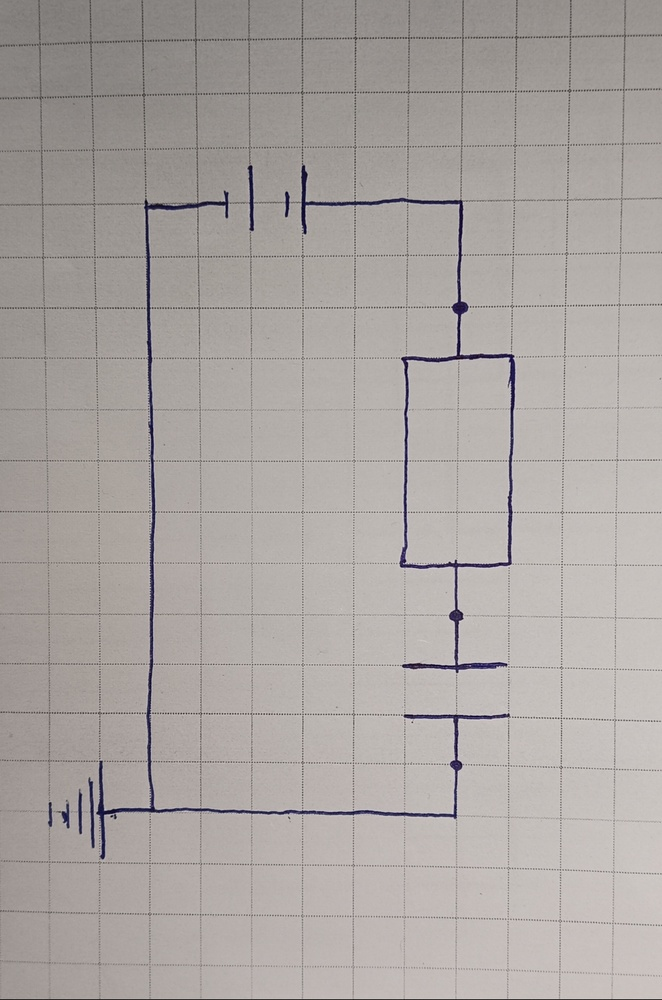
#> input picture data/raw/c2.jpeg, 662 x 1000 px, shrunk from 1820 x 2748 before the run
$ python main.py
#> lines starting #> are read from the running program, lines starting #| are printed output that depends on the picture; after the words box and inside, x2 and y2 are one past the last pixel; in counts of white or black regions, pixels touching at a corner belong together
### src/preprocess.py
import cv2
import numpy as np
from skimage.morphology import skeletonize
import os


def extract_skeleton(image_path, save_dir="data/skeleton", debug=True):
#> called with image_path = 'data/raw/c2.jpeg', save_dir = 'data/skeleton', debug = True
    img = cv2.imread(image_path)
#> img is the input picture: shape (1000, 662, 3); mean B, G, R 162.4, 165.4, 171.2
    if img is None:
        raise ValueError(f"❌ Image not found at {image_path}")

    debug_img = img.copy()

    os.makedirs(save_dir, exist_ok=True)

    # --------------------------------------------------
    # ✅ BEST GRAYSCALE VERSION (FOR ML / DEBUG)
    # Illumination normalization + CLAHE
    # --------------------------------------------------
    gray = cv2.cvtColor(img, cv2.COLOR_BGR2GRAY)
    bg = cv2.GaussianBlur(gray, (0, 0), sigmaX=25, sigmaY=25)
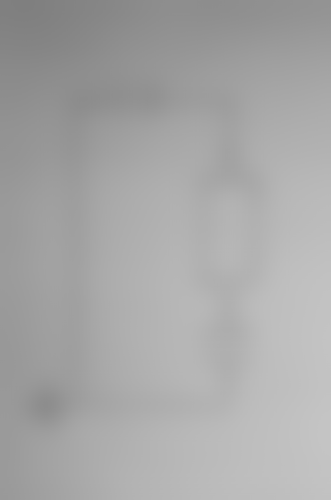
#> bg: shape (1000, 662) (shown at 1/2 size); min 127, max 196, mean 166.8
    norm = cv2.divide(gray, bg, scale=255)
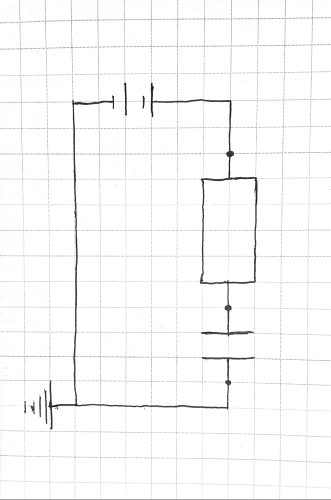
#> norm: shape (1000, 662) (shown at 1/2 size); min 7, max 255, mean 249.4

    clahe = cv2.createCLAHE(clipLimit=2.5, tileGridSize=(8, 8))
    best_gray = clahe.apply(norm)

    cv2.imwrite(os.path.join(save_dir, "gray.png"), best_gray)

    # --------------------------------------------------
    # 1. Blue ink mask
    # --------------------------------------------------
    hsv = cv2.cvtColor(img, cv2.COLOR_BGR2HSV)
#> hsv: shape (1000, 662, 3); mean H, S, V 15.5, 15.6, 171.6
    lower_blue = np.array([90, 50, 50])
    upper_blue = np.array([150, 255, 255])
    mask = cv2.inRange(hsv, lower_blue, upper_blue)
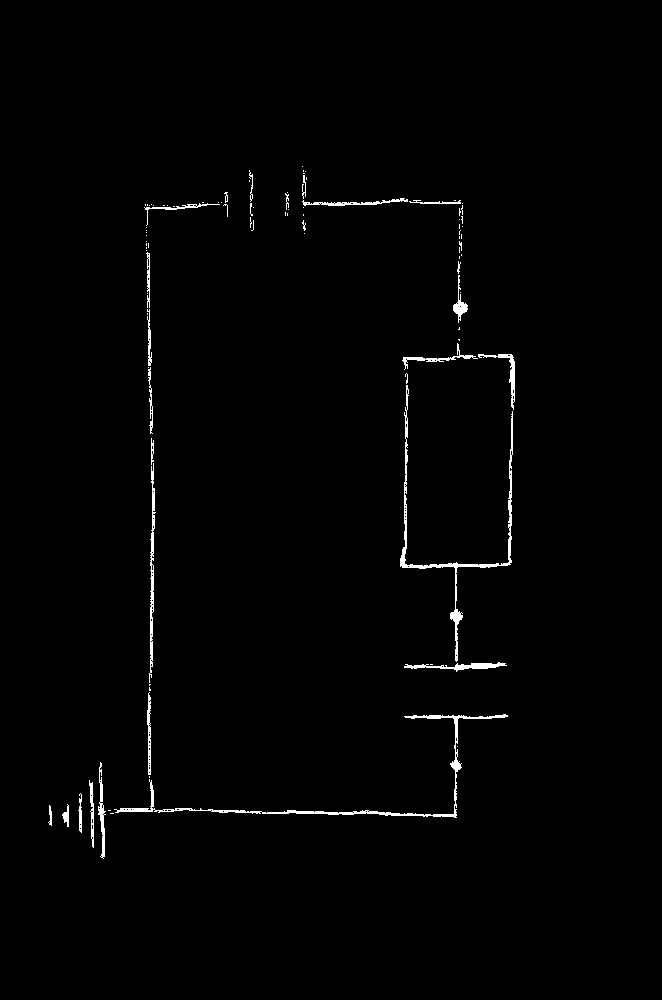
#> mask: shape (1000, 662); 1.1% white; 93 white regions (67 under 20 px), largest, box (x1, y1, x2, y2) and area: (114, 714, 508, 818) 1551, (400, 385, 513, 662) 1480, (149, 463, 156, 683) 580

    # 2. Light cleanup ONLY
    mask = cv2.medianBlur(mask, 5)
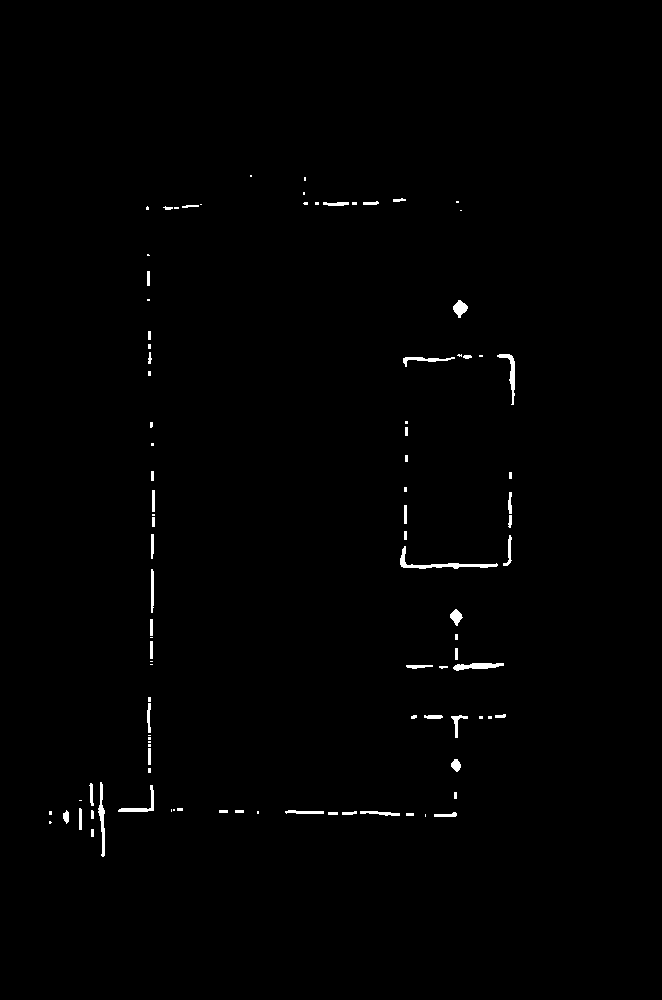
#> mask: shape (1000, 662); 0.7% white; 98 white regions (42 under 20 px), largest, box (x1, y1, x2, y2) and area: (400, 546, 498, 569) 415, (98, 782, 105, 857) 255, (453, 663, 504, 671) 250

    # --------------------------------------------------
    # 3. BREAK WIRES USING EROSION
    # --------------------------------------------------
    thin_kernel = np.ones((5, 5), np.uint8)
    eroded = cv2.erode(mask, thin_kernel, iterations=1)
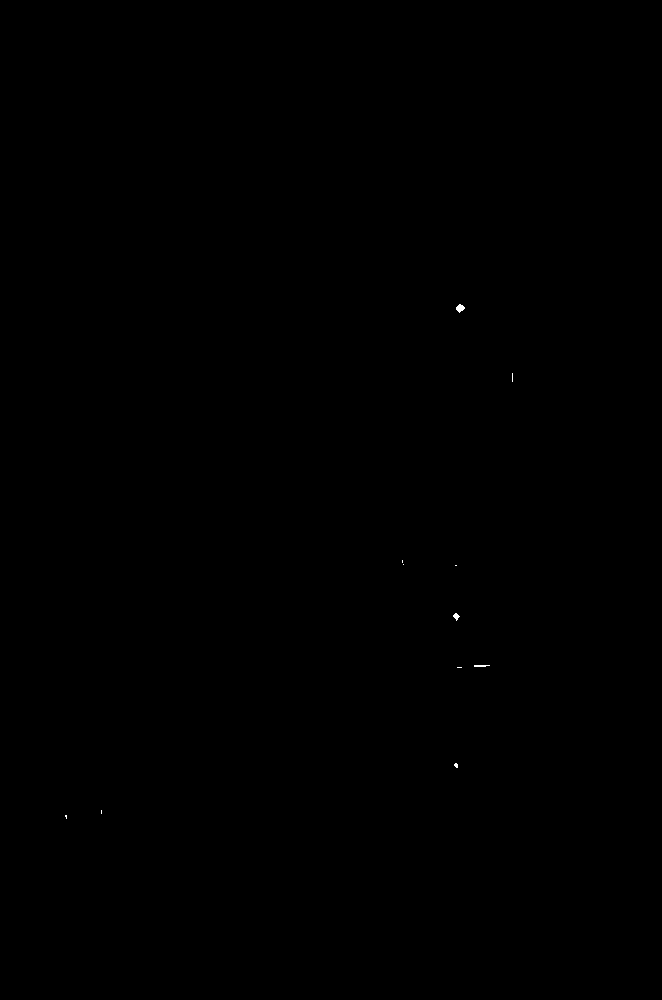
#> eroded: shape (1000, 662); 0.02% white; 11 white regions (8 under 20 px), largest, box (x1, y1, x2, y2) and area: (456, 304, 465, 313) 50, (453, 613, 460, 621) 30, (474, 665, 490, 667) 28

    # --------------------------------------------------
    # 4. COMPONENT DETECTION (ON ERODED IMAGE)
    # --------------------------------------------------
    num_labels, labels, stats, centroids = cv2.connectedComponentsWithStats(
        eroded, connectivity=8
    )
#> labels: shape (1000, 662) int32; 12 distinct labels, from 0 to 11
#> num_labels = 12; stats = [[0, 0, 662, 1000, 661847], [456, 304, 9, 9, 50], [512, 373, 1, 9, 9], [402, 560, 1, 3, 3], [403, 564, 1, 1, 1], [455, 565, 2, 1, 2], [453, 613, 7, 8, 30], [474, 665, 16, 2, 28], [457, 667, 5, 1, 5], [454, 763, 4, 5, 15], [101, 810, 1, 4, 4], [65, 815, 2, 4, 6]]; centroids = [[330.5, 499.5], [459.8, 307.7], [512, 377], [402, 561], [403, 564], [455.5, 565], [455.8, 616], [480.6, 665.4], [459, 667], [455.7, 764.9], [101, 811.5], [65.67, 816.2]]

    components = []
    wire_mask = mask.copy()

    for i in range(1, num_labels):
        area = stats[i, cv2.CC_STAT_AREA]
        x = stats[i, cv2.CC_STAT_LEFT]
        y = stats[i, cv2.CC_STAT_TOP]
        w = stats[i, cv2.CC_STAT_WIDTH]
        h = stats[i, cv2.CC_STAT_HEIGHT]

        blob = (labels == i).astype(np.uint8) * 255
        aspect = max(w, h) / (min(w, h) + 1e-5)
        density = area / (w * h + 1e-5)

        print(
            f"[COMP {i}] area={area}, w={w}, h={h}, "
            f"aspect={aspect:.2f}, density={density:.2f}"
        )

        if area > 200 and density > 0.20 and aspect < 10:
            components.append({
                "bbox": (x, y, w, h),
                "centroid": centroids[i]
            })

            wire_mask[blob > 0] = 0

            if debug:
                cv2.rectangle(debug_img, (x, y), (x + w, y + h), (0, 0, 255), 2)
#> this loop made 11 passes
#> (area, x, y, w, h, aspect, density) on passes 1, 6, 7: (50, 456, 304, 9, 9, 1, 0.617), (30, 453, 613, 7, 8, 1.14, 0.536), (28, 474, 665, 16, 2, 8, 0.875)
#> (printed output is left out)
#> after the loop, components = []

    # --------------------------------------------------
    # 5. SKELETONIZE WIRES ONLY
    # --------------------------------------------------
    wire_skeleton = skeletonize(wire_mask > 0)
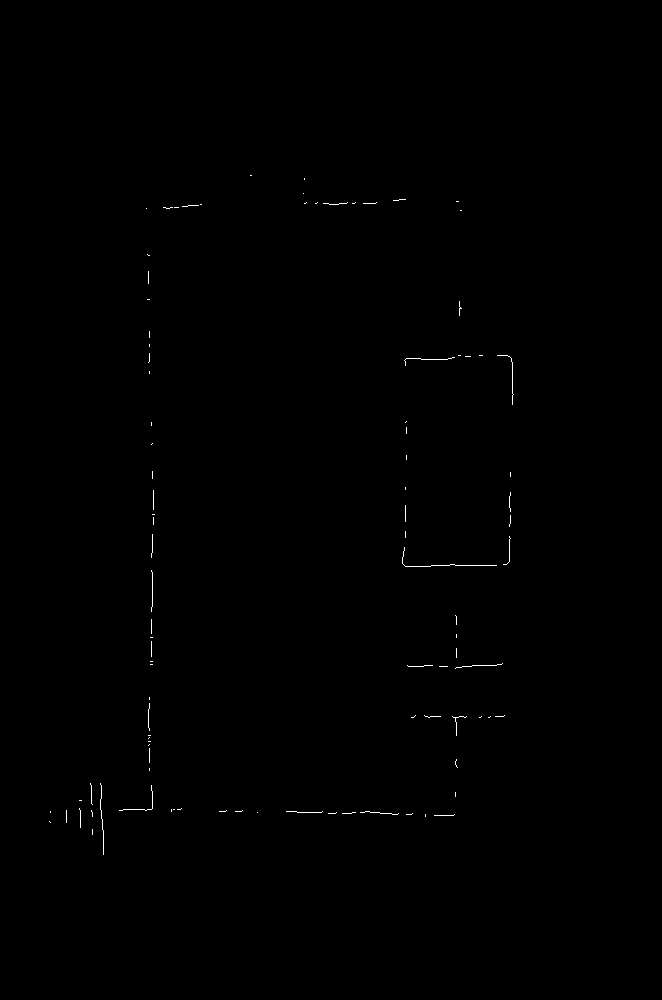
#> wire_skeleton: shape (1000, 662) bool; 0.19% white in thin lines or dots, all inside (x1, y1, x2, y2) = (49, 175, 514, 855)
    wire_skeleton = (wire_skeleton * 255).astype(np.uint8)

    # --------------------------------------------------
    # 6. Save debug outputs
    # --------------------------------------------------
    cv2.imwrite(os.path.join(save_dir, "components_debug.png"), debug_img)
    cv2.imwrite(os.path.join(save_dir, "wire_mask.png"), wire_mask)
    cv2.imwrite(os.path.join(save_dir, "wire_skeleton.png"), wire_skeleton)

    if debug:
        cv2.imshow("Best Grayscale", best_gray)
        cv2.imshow("Detected Components (RED)", debug_img)
        cv2.imshow("Wire Mask", wire_mask)
        cv2.imshow("Wire Skeleton", wire_skeleton)
        cv2.waitKey(0)
        cv2.destroyAllWindows()

    return wire_skeleton, components

### main.py
import cv2
import os
from src.preprocess import extract_skeleton
from src.graph import skeleton_to_graph

# Configuration
IMAGE_PATH = "data/raw/c2.jpeg"


def run_s2c_pipeline():
    print("=" * 40)
    print("🔵 S2C: STARTING CIRCUIT RECONSTRUCTION")
    print("=" * 40)

    # Step 1: Preprocessing
    print("[1/3] Preprocessing image...")
    wire_skel, components = extract_skeleton(IMAGE_PATH)
#> components = []

    # ---- DEBUG VISUALIZATION (MANDATORY FOR NOW) ----
    img = cv2.imread(IMAGE_PATH)
    for c in components:
        x, y, w, h = c["bbox"]
        cv2.rectangle(img, (x, y), (x + w, y + h), (0, 0, 255), 2)
#> this loop made 0 passes

    cv2.imshow("Detected Components", img)
    cv2.imshow("Wire Skeleton", wire_skel)
    cv2.waitKey(0)
    cv2.destroyAllWindows()
    # ------------------------------------------------

    # Step 2: Graph Extraction (WIRES ONLY)
    print("[2/3] Building circuit graph...")
    G = skeleton_to_graph(wire_skel)

    # Output Stats
    print("\n" + "-" * 20)
    print("📊 GRAPH RESULTS:")
    print(f"Total Nodes: {G.number_of_nodes()}")
    print(f"Total Edges: {G.number_of_edges()}")
    print("-" * 20)


if __name__ == "__main__":
    if not os.path.exists(IMAGE_PATH):
        print(f"❌ Error: Put your blue-ink sketch in {IMAGE_PATH}")
    else:
        run_s2c_pipeline()
#> (the call stopped at in run_s2c_pipeline, `G = skeleton_to_graph(wire_skel)`: src is not available in this run)

$ run again, with data/raw/c1.jpeg copied over data/raw/c2.jpeg
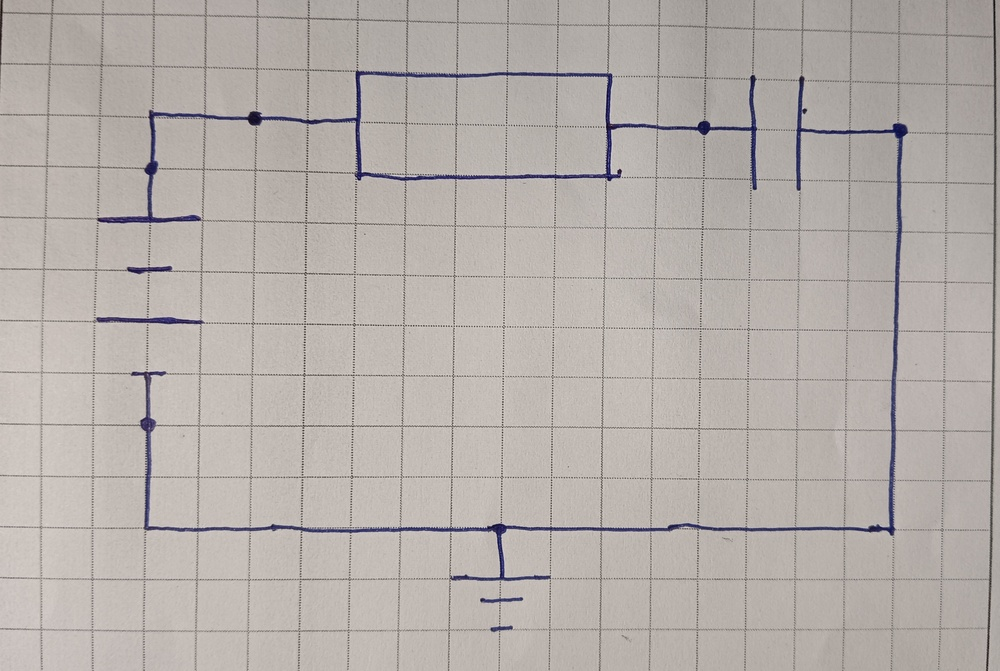
#> input picture data/raw/c1.jpeg, 1000 x 671 px, shrunk from 3404 x 2284 before the run
#> in extract_skeleton, img is the input picture: shape (671, 1000, 3); mean B, G, R 170.3, 174.6, 181.2
#> hsv: shape (671, 1000, 3); mean H, S, V 17.3, 18.2, 181.8
#> in extract_skeleton, `mask = cv2.medianBlur(mask, 5)`:
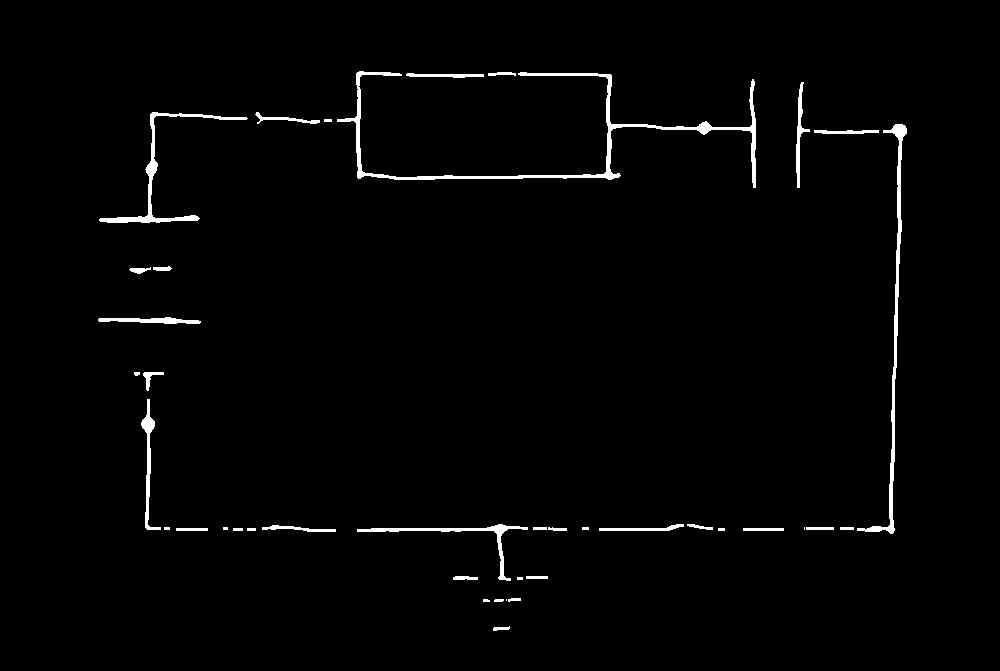
#> mask: shape (671, 1000); 1.7% white; 40 white regions (6 under 20 px), largest, box (x1, y1, x2, y2) and area: (337, 71, 756, 188) 3198, (857, 124, 907, 534) 1767, (99, 112, 248, 223) 1252
#> eroded: shape (671, 1000); 0.07% white; 23 white regions (16 under 20 px), largest, box (x1, y1, x2, y2) and area: (894, 126, 905, 138) 71, (144, 419, 153, 431) 65, (109, 217, 153, 221) 62
#> labels: shape (671, 1000) int32; 24 distinct labels, from 0 to 23
#> num_labels = 24; stats = 24 rows, first 6: [0, 0, 1000, 671, 670552], [800, 111, 1, 1, 1], [357, 119, 1, 2, 2], [699, 124, 10, 8, 43], [610, 126, 4, 2, 5], [752, 127, 2, 4, 6]; centroids = 24 rows, first 8: [499.5, 335.1], [800, 111], [357, 119.5], [703.9, 127.5], [611.2, 126.2], [752.7, 128.5], [899.3, 130.2], [799.2, 129.6]
#> the loop in extract_skeleton, `for i in range(1, num_labels):` made 23 passes
#> (area, x, y, w, h, aspect, density) on passes 3, 6, 12, 15, 18, 20, 21: (43, 699, 124, 10, 8, 1.25, 0.537), (71, 894, 126, 11, 12, 1.09, 0.538), (46, 148, 163, 7, 11, 1.57, 0.597), (62, 109, 217, 44, 4, 11, 0.352), (32, 153, 319, 22, 3, 7.33, 0.485), (65, 144, 419, 9, 12, 1.33, 0.602), (37, 493, 526, 12, 8, 1.5, 0.385)
#> (printed output is left out)
#> after the loop in extract_skeleton, `for i in range(1, num_labels):`: components = []
#> in extract_skeleton, `wire_skeleton = skeletonize(wire_mask > 0)`:
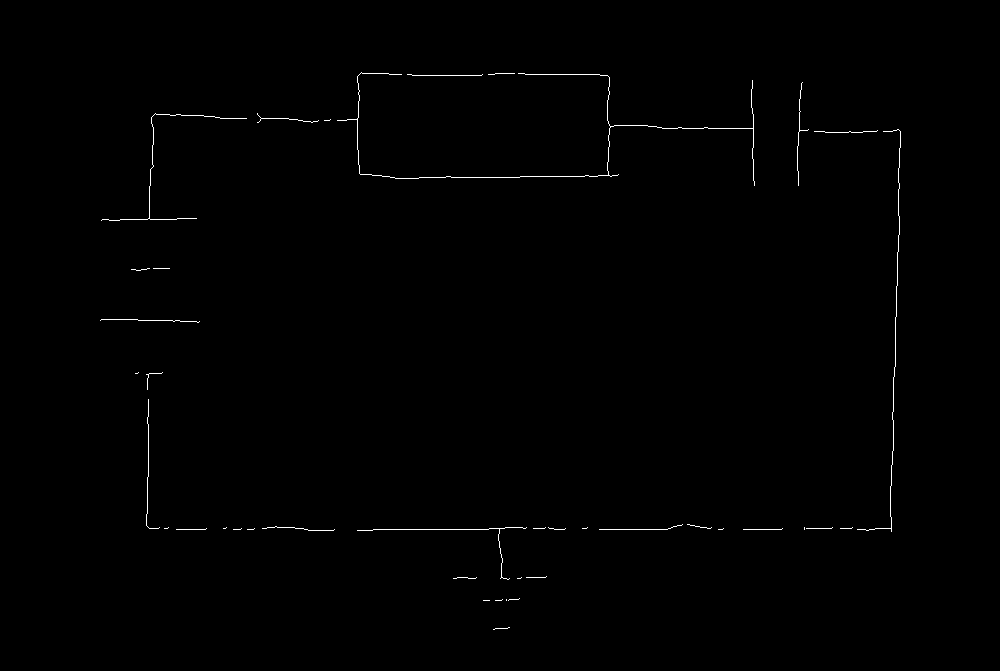
#> wire_skeleton: shape (671, 1000) bool; 0.44% white in thin lines or dots, all inside (x1, y1, x2, y2) = (100, 72, 901, 630)

$ run again, with data/raw/c3.jpeg copied over data/raw/c2.jpeg
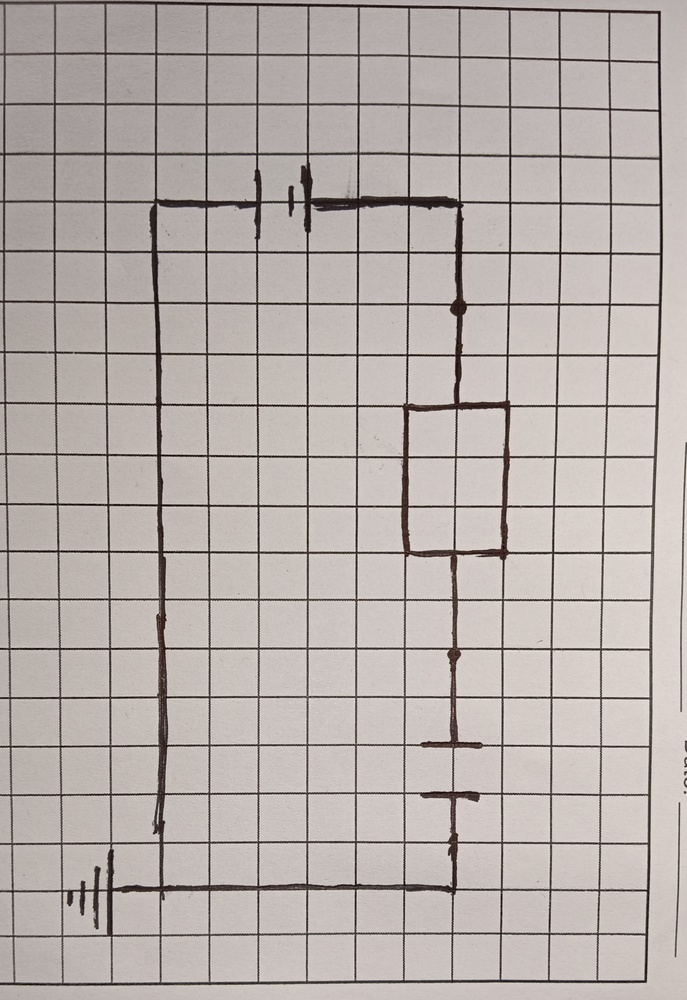
#> input picture data/raw/c3.jpeg, 687 x 1000 px, shrunk from 2244 x 3268 before the run
#> in extract_skeleton, img is the input picture: shape (1000, 687, 3); mean B, G, R 170.7, 174.5, 183.1
#> in extract_skeleton, `bg = cv2.GaussianBlur(gray, (0, 0), sigmaX=25, sigmaY=25)`:
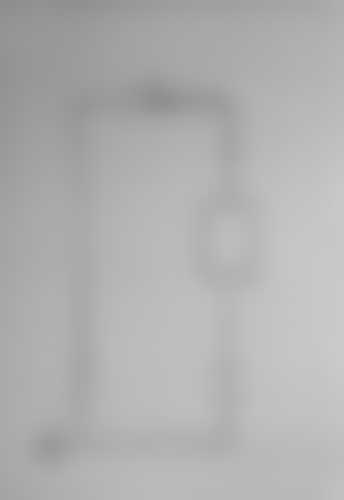
#> bg: shape (1000, 687) (shown at 1/2 size); min 141, max 203, mean 176.5
#> in extract_skeleton, `norm = cv2.divide(gray, bg, scale=255)`:
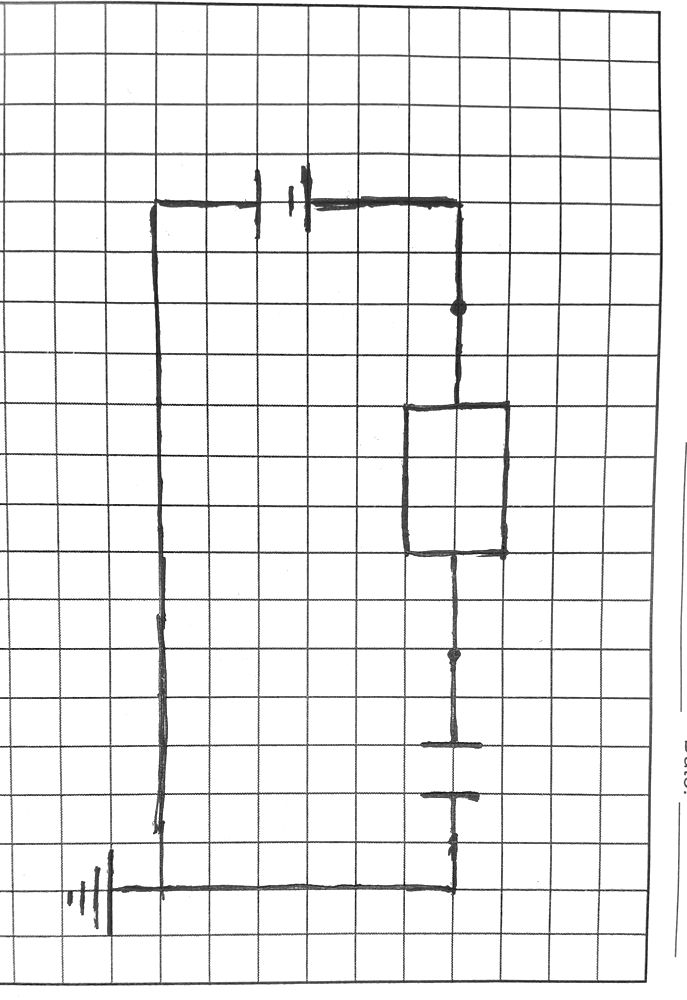
#> norm: shape (1000, 687); min 3, max 255, mean 237.8
#> hsv: shape (1000, 687, 3); mean H, S, V 11.6, 20.1, 183.1
#> mask: shape (1000, 687); every value is 0
#> labels: shape (1000, 687) int32; every value is 0
#> num_labels = 1; stats = [[0, 0, 687, 1000, 687000]]; centroids = [[343, 499.5]]
#> after the loop in extract_skeleton, `for i in range(1, num_labels):`: components = []
